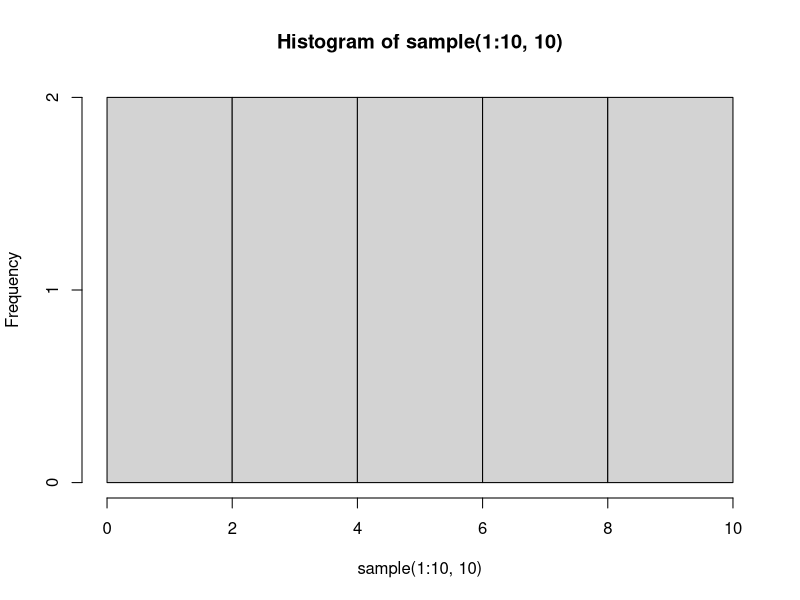

Source code (R):
## ---- chunk 1
knitr::opts_chunk$set(echo = TRUE)
## ---- chunk 2
2+2

## ---- chunk 3

hist(sample(1:10,10))
